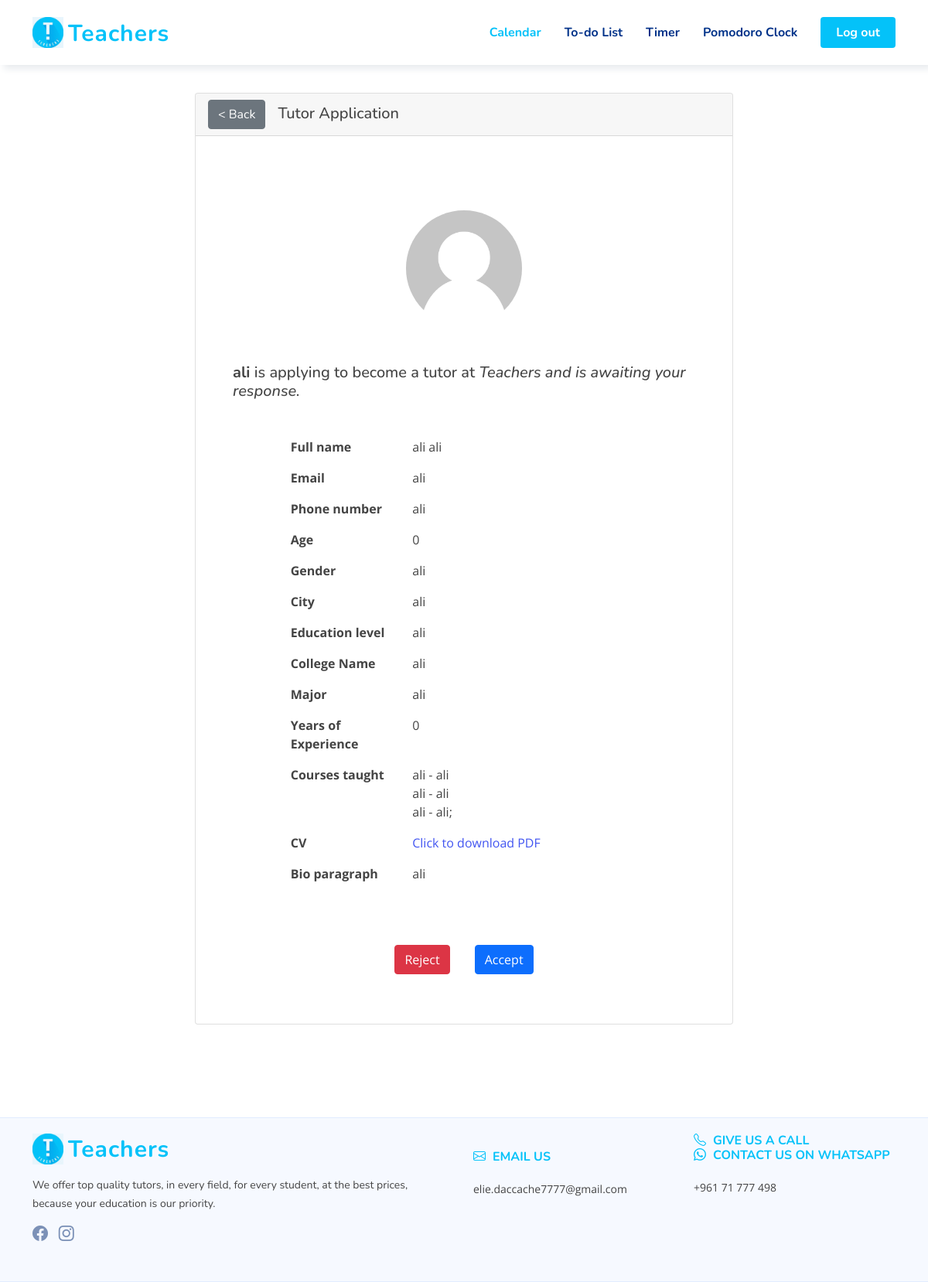
The app's page /admin_application.php?id=1 with its own data.
### tables this page shows
CREATE TABLE `pending_tutors` (
  `temp_user_id` int(11) NOT NULL,
  `first_name` varchar(250) NOT NULL,
  `last_name` varchar(250) NOT NULL,
  `email` varchar(250) NOT NULL,
  `password` varchar(250) NOT NULL,
  `age` int(11) NOT NULL,
  `gender` varchar(250) NOT NULL,
  `phone_number` varchar(250) NOT NULL,
  `city` varchar(250) NOT NULL,
  `education_level_tutor` varchar(250) NOT NULL,
  `educational_institution_name` varchar(250) NOT NULL,
  `field` varchar(250) NOT NULL,
  `years_of_experience` int(11) NOT NULL,
  `course_1` varchar(250) NOT NULL,
  `course_level_1` varchar(250) NOT NULL,
  `course_2` varchar(250) NOT NULL,
  `course_level_2` varchar(250) NOT NULL,
  `course_3` varchar(250) NOT NULL,
  `course_level_3` varchar(250) NOT NULL,
  `course_4` varchar(250) NOT NULL,
  `course_level_4` varchar(250) NOT NULL,
  `cv` varchar(250) NOT NULL,
  `image` varchar(250) NOT NULL,
  `description` varchar(250) NOT NULL
);

### admin_application.php (the view, shortened to what this page needs)
<?php
include("connection.php");
$id = $_GET["id"];
?>
<!DOCTYPE html>
<html lang="en">
<head>
    <link href="./vendor/bootstrap/css/bootstrap.min.css" rel="stylesheet">
    <link href="./vendor/bootstrap-icons/bootstrap-icons.css" rel="stylesheet">
    <link href="./vendor/aos/aos.css" rel="stylesheet">
    <link href="./vendor/remixicon/remixicon.css" rel="stylesheet">
    <link href="./vendor/swiper/swiper-bundle.min.css" rel="stylesheet">
    <link href="./vendor/glightbox/css/glightbox.min.css" rel="stylesheet">
    <link href="./css/style.css" rel="stylesheet">
    <link href="./css/style2.css" rel="stylesheet">
</head>
<body>
    <header id="header" class="header fixed-top header-form">
        <div class="container-fluid container-xl d-flex align-items-center justify-content-between">
            <a href="index.html" class="logo d-flex align-items-center">
                <img src="./img/logo.png" alt="">
                <span>Teachers</span>
            </a>
            <nav id="navbar" class="navbar">
                <ul>
                    <li><a class="nav-link scrollto active" href="#hero">Calendar</a></li>
                    <li><a class="nav-link scrollto" href="#about">To-do List</a></li>
                    <li><a class="nav-link scrollto" href="#team">Timer</a></li>
                    <li><a class="nav-link scrollto" href="#contact">Pomodoro Clock</a></li>
                    <li><a class="getstarted scrollto" href="#about">Log out</a></li>
                </ul>
            </nav>
        </div>
    </header>
    <br><br><br><br><br>
    <div class="container thin-container">
        <div class="card">
            <h5 class="card-header user-select-none">
              <a href="admin_updates.php" class="btn btn-secondary">&lt Back</a>
              <span>&ThickSpace; Tutor Application</span>
            </h5>
            <div class="card-body p-5">
            <?php $query_tutors_application = "SELECT * FROM  pending_tutors where temp_user_id=$id";
                $stmt = $connection->prepare($query_tutors_application);
                $stmt->execute();
                $results_tutors = $stmt->get_result();
                $row = $results_tutors->fetch_assoc() ?>
                <img src="img/default-user-image.png" class="rounded-circle w-25 d-block my-5 mx-auto" alt="Image">
                <h5 class="card-title"> <strong><?php echo($row["first_name"]); ?> </strong> is applying to become a tutor at <em>Teachers and is awaiting your response.</em></h5>
                <div class="w-75 my-5 mx-auto">
                    <div class="row">
                        <p class="col-4"><strong>Full name</strong></p>
                        <p class="col-8"><?php echo($row["first_name"]." ".$row["last_name"]); ?></p>
                    </div>
                    <div class="row">
                        <p class="col-4"><strong>Email</strong></p>
                        <p class="col-8"><?php echo($row["email"]); ?></p>
                    </div>
                    <div class="row">
                        <p class="col-4"><strong>Phone number</strong></p>
                        <p class="col-8"><?php echo($row["phone_number"]); ?></p>
                    </div>
                    <div class="row">
                        <p class="col-4"><strong>Age</strong></p>
                        <p class="col-8"><?php echo($row["age"]); ?></p>
                    </div>
                    <div class="row">
                        <p class="col-4"><strong>Gender</strong></p>
                        <p class="col-8"><?php echo($row["gender"]); ?></p>
                    </div>
                    <div class="row">
                        <p class="col-4"><strong>City</strong></p>
                        <p class="col-8"><?php echo($row["city"]); ?></p>
                    </div>
                    <div class="row">
                        <p class="col-4"><strong>Education level</strong></p>
                        <p class="col-8"><?php echo($row["education_level_tutor"]); ?></p>
                    </div>
                    <div class="row">
                        <p class="col-4"><strong>College Name</strong></p>
                        <p class="col-8"><?php echo($row["educational_institution_name"]); ?></p>
                    </div>
                    <div class="row">
                        <p class="col-4"><strong>Major</strong></p>
                        <p class="col-8"><?php echo($row["field"]); ?></p>
                    </div>
                    <div class="row">
                        <p class="col-4"><strong>Years of Experience</strong></p>
                        <p class="col-8"><?php echo($row["years_of_experience"]); ?></p>
                    </div>
                    <div class="row">
                        <p class="col-4"><strong>Courses taught</strong></p>
                        <p class="col-8"><?php echo($row["course_1"]." - ".$row["course_level_1"]); ?> <br><?php echo($row["course_2"]." - ".$row["course_level_2"]);?> <br> <?php echo($row["course_3"]." - ".$row["course_level_3"]) ?>;</p>
                    </div>
                    <div class="row">
                        <p class="col-4"><strong>CV</strong></p>
                        <p class="col-8"><a href="">Click to download PDF</a></p>
                    </div>
                    <div class="row">
                        <p class="col-4"><strong>Bio paragraph</strong></p>
                        <p class="col-8"><?php echo($row["description"]); ?> </p>
                    </div>
                </div>
                <div class="d-flex justify-content-center">
                    <a class="m-3 btn btn-danger" data-bs-toggle="modal" data-bs-target="#reject-modal">Reject</a>
                    <a class="m-3 btn btn-primary" data-bs-toggle="modal" data-bs-target="#accept-modal">Accept</a>
                </div>
            </div>
        </div>
    </div>
    <br><br><br><br><br>
  <footer id="footer" class="footer">
    <div class="footer-top">
      <div class="container">
        <div class="row gy-4">
          <div class="col-lg-6 col-md-12 footer-info">
            <a href="index.html" class="logo d-flex align-items-center">
              <img src="./img/logo.png" alt="">
              <span>Teachers</span>
            </a>
            <p>We offer top quality tutors, in every field, for every student, at the best prices, <br>
              because your education is our priority.</p>
            <div class="social-links mt-3">
                <a href="https://www.facebook.com/Teachers.leb/" class="facebook"><i class="bi bi-facebook"></i></a>
                <a href="https://www.instagram.com/teachers.lb/" class="instagram"><i class="bi bi-instagram"></i></a>
            </div>
          </div>
          <div class="col-lg-3 col-5 footer-links">
            <br> <br class="d-block d-md-none">
            <h4><i class="bi bi-envelope"></i>&ThickSpace; Email us</h4> <br>
            elie.daccache7777@gmail.com
          </div>
          <div class="col-lg-3 col-5 footer-contact text-center text-md-start">
            <h4>
              <i class="bi bi-telephone"></i>&ThickSpace; Give us a call <br>
              <i class="bi bi-whatsapp"></i>&ThickSpace; Contact us on WhatsApp</h4> <br>
            +961 71 777 498
          </div>
        </div>
      </div>
    </div>
  </footer>
</body>
</html>

### css/style.css (style rules this page uses)
:root { scroll-behavior: smooth; }
body { font-family: "Open Sans", sans-serif; color: #444444; }
a { color: #4154f1; text-decoration: none; }
h1, h2, h3, h4, h5, h6 { font-family: "Nunito", sans-serif; }
.header { transition: all 0.5s; z-index: 997; padding: 20px 0; }
.header .logo { line-height: 0; }
.header .logo img { max-height: 40px; margin-right: 6px; }
.header .logo span { font-size: 30px; font-weight: 700; letter-spacing: 1px; color: #04c2f9 ; font-family: "Nunito", sans-serif; margin-top: 3px; }
.navbar { padding: 0; }
.navbar ul { margin: 0; padding: 0; display: flex; list-style: none; align-items: center; }
.navbar li { position: relative; }
.navbar a, .navbar a:focus { display: flex; align-items: center; justify-content: space-between; padding: 10px 0 10px 30px; font-family: "Nunito", sans-serif; font-size: 16px; font-weight: 700; color: #013289; white-space: nowrap; transition: 0.3s; }
.navbar a:hover, .navbar .active, .navbar .active:focus, .navbar li:hover > a { color: #04c2f9; }
.navbar .getstarted, .navbar .getstarted:focus { background: #04c2f9; padding: 8px 20px; margin-left: 30px; border-radius: 4px; color: #fff; }
.footer { background: #f6f9ff; font-size: 14px; }
.footer .footer-top { border-top: 1px solid #e1ecff; border-bottom: 1px solid #e1ecff; padding: 20px 0 20px 0; }
.footer .footer-top .footer-info { margin-bottom: 30px; }
.footer .footer-top .footer-info .logo { line-height: 0; margin-bottom: 15px; }
.footer .footer-top .footer-info .logo img { max-height: 40px; margin-right: 6px; }
.footer .footer-top .footer-info .logo span { font-size: 30px; font-weight: 700; letter-spacing: 1px; color: #04c2f9 ; font-family: "Nunito", sans-serif; margin-top: 3px; }
.footer .footer-top .footer-info p { font-size: 14px; line-height: 24px; margin-bottom: 0; font-family: "Nunito", sans-serif; }
.footer .footer-top .social-links a { font-size: 20px; display: inline-block; color: rgba(1, 41, 112, 0.5); line-height: 0; margin-right: 10px; transition: 0.3s; }
.footer .footer-top h4 { font-size: 16px; font-weight: bold; color: #04c2f9 ; text-transform: uppercase; position: relative; padding-bottom: 12px; }
.footer .footer-top .footer-links { margin-bottom: 30px; }

### css/style2.css (style rules this page uses)
.header-form { box-shadow: 5px 5px 9px #e8ebee; background-color: white; }
.thin-container { width: 60vw; margin: auto; }
#footer h4 { margin: 0; padding: 0; }

### records on screen
pending_tutors: first_name "ali", last_name "ali", email "ali", phone_number "ali", age "0", gender "ali", city "ali", education_level_tutor "ali", educational_institution_name "ali", field "ali", years_of_experience "0", course_1 "ali", course_level_1 "ali", course_2 "ali", course_level_2 "ali", course_3 "ali", course_level_3 "ali", description "ali"
